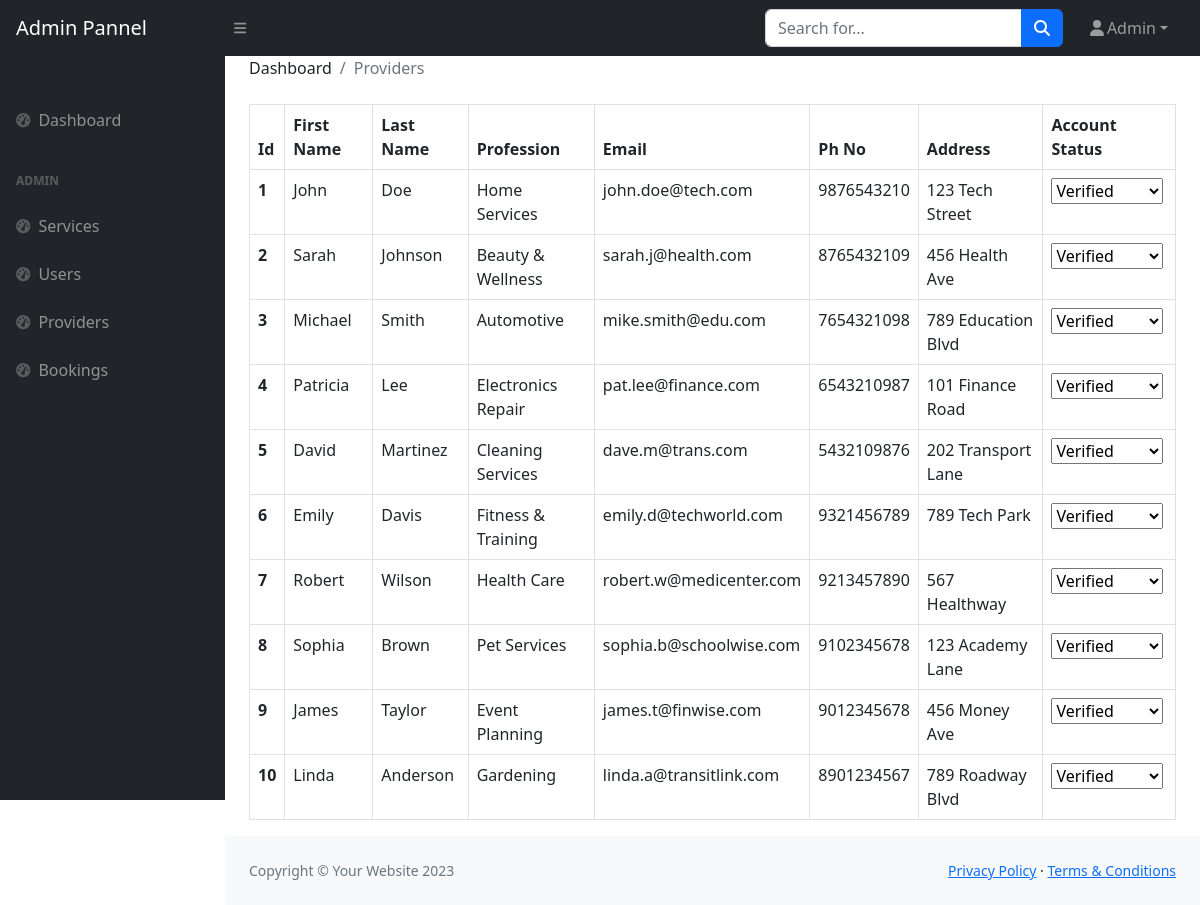
The page /admin/providers.php (signed in) on the database as committed earlier.
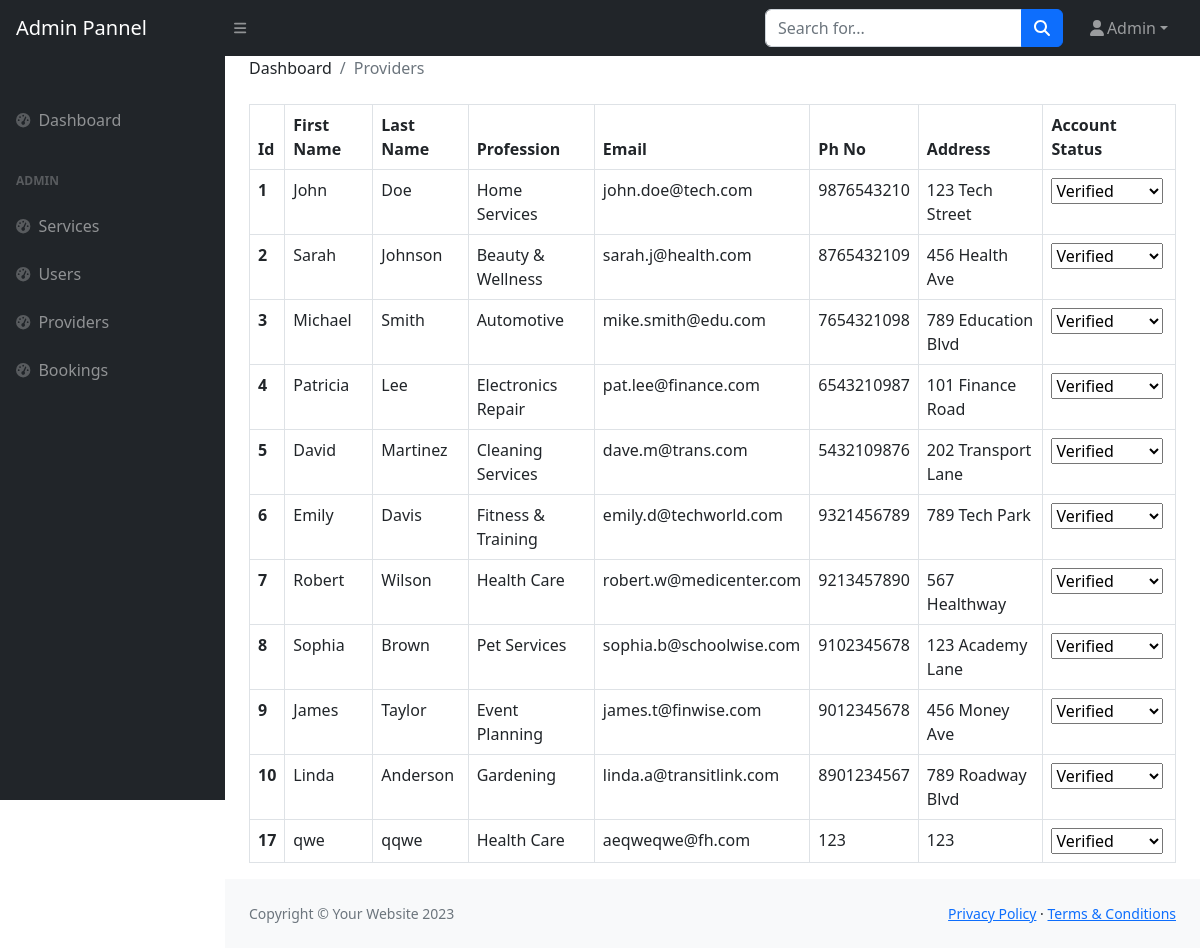
The same page on the database as committed later.
### tables this page shows
CREATE TABLE `provider` (
  `pid` int(11) NOT NULL,
  `provider_category_id` int(11) DEFAULT 0,
  `fname` varchar(50) NOT NULL,
  `mname` varchar(50) DEFAULT NULL,
  `lname` varchar(50) NOT NULL,
  `gender` enum('Male','Female','Other') DEFAULT NULL,
  `age` int(11) NOT NULL,
  `email` varchar(50) NOT NULL,
  `con_num` bigint(20) NOT NULL,
  `alt_num` bigint(20) DEFAULT NULL,
  `address` text NOT NULL,
  `password` varchar(255) NOT NULL,
  `pan_card` varchar(20) NOT NULL,
  `acc_num` bigint(20) NOT NULL,
  `ifsc` varchar(255) NOT NULL,
  `experience` varchar(255) DEFAULT NULL,
  `photo` varchar(255) DEFAULT NULL,
  `certificate` varchar(255) DEFAULT NULL,
  `aadhaar` bigint(20) NOT NULL,
  `created_at` timestamp NOT NULL DEFAULT current_timestamp(),
  `updated_at` timestamp NOT NULL DEFAULT current_timestamp() ON UPDATE current_timestamp(),
  `is_deleted` tinyint(1) NOT NULL DEFAULT 0,
  `is_verified` int(11) NOT NULL DEFAULT 0,
  `is_banned` int(11) NOT NULL DEFAULT 0
);

CREATE TABLE `category` (
  `cid` int(11) NOT NULL,
  `cname` varchar(255) DEFAULT NULL
);

### admin/providers.php (the view, shortened to what this page needs)
<?php require("./components/header.php") ?>
<main>
    <div class="container-fluid px-4">
        <ol class="breadcrumb mb-4">
            <li class="breadcrumb-item">Dashboard</li>
            <li class="breadcrumb-item active">Providers</li>
        </ol>
    </div>
    <div class="container-fluid px-4">
        <table class="table table-bordered table-hover">
            <thead>
                <tr>
                    <th scope="col">Id</th>
                    <th scope="col">First Name</th>
                    <th scope="col">Last Name</th>
                    <th scope="col">Profession</th>
                    <th scope="col">Email</th>
                    <th scope="col">Ph No</th>
                    <th scope="col">Address</th>
                    <th scope="col" colspan="2">Account Status</th>
                </tr>
            </thead>
            <tbody>
                <?php
                $sql = "SELECT * FROM provider p,category c where p.provider_category_id = c.cid;";
                $result = mysqli_query($conn, $sql) or die(mysqli_error($conn));
                if (mysqli_num_rows($result) > 0) {
                    while ($row = mysqli_fetch_assoc($result)) {
                ?>
                        <tr>
                            <th><?php echo $row['pid'] ?></th>
                            <td><?php echo $row['fname'] ?></td>
                            <td><?php echo $row['lname'] ?></td>
                            <td><?php echo $row['cname'] ?></td>
                            <td><?php echo $row['email'] ?></td>
                            <td><?php echo $row['con_num'] ?></th>
                            <td><?php echo $row['address'] ?></td>
                            <td>
                                <select class="verify-status" data-id="<?php echo $row['pid']; ?>">
                                    <option value="1" <?php echo $row['is_verified'] == 1 ? 'selected' : ''; ?>>Verified</option>
                                </select>
                            </td>
                        </tr>
                <?php
                    }
                } else {
                    echo "No record found";
                }
                ?>
            </tbody>
        </table>
    </div>
</main>
<?php require('./components/footer.php') ?>

### admin/components/header.php (shortened to what this page needs)
<!DOCTYPE html>
<html lang="en">
<head>
    <link href="https://cdn.jsdelivr.net/npm/bootstrap@5.3.3/dist/css/bootstrap.min.css" rel="stylesheet">
    <link href="css/styles.css" rel="stylesheet" />
</head>
<body class="sb-nav-fixed">
    <nav class="sb-topnav navbar navbar-expand navbar-dark bg-dark">
        <a class="navbar-brand ps-3" href="index.html">Admin Pannel</a>
        <button class="btn btn-link btn-sm order-1 order-lg-0 me-4 me-lg-0" id="sidebarToggle" href="#!"><i class="fas fa-bars"></i></button>
        <form class="d-none d-md-inline-block form-inline ms-auto me-0 me-md-3 my-2 my-md-0">
            <div class="input-group">
                <input class="form-control" type="text" placeholder="Search for..." aria-label="Search for..." aria-describedby="btnNavbarSearch" />
                <button class="btn btn-primary" id="btnNavbarSearch" type="button"><i class="fas fa-search"></i></button>
            </div>
        </form>
        <ul class="navbar-nav ms-auto ms-md-0 me-3 me-lg-4">
            <li class="nav-item dropdown">
                <a class="nav-link dropdown-toggle" id="navbarDropdown" href="#" role="button" data-bs-toggle="dropdown" aria-expanded="false"><i class="fas fa-user fa-fw"></i><?php echo $_SESSION['a_info']['aname'] ?></a>
            </li>
        </ul>
    </nav>
    <div id="layoutSidenav">
        <div id="layoutSidenav_nav">
            <nav class="sb-sidenav accordion sb-sidenav-dark" id="sidenavAccordion">
                <div class="sb-sidenav-menu">
                    <div class="nav">
                        <div class="sb-sidenav-menu-heading"></div>
                        <a class="nav-link" href="index.php">
                            <div class="sb-nav-link-icon"><i class="fas fa-tachometer-alt"></i></div>
                            Dashboard
                        </a>
                        <div class="sb-sidenav-menu-heading">Admin</div>
                        <a class="nav-link" href="services.php">
                            <div class="sb-nav-link-icon"><i class="fas fa-tachometer-alt"></i></div>
                            Services
                        </a>
                        <a class="nav-link" href="users.php">
                            <div class="sb-nav-link-icon"><i class="fas fa-tachometer-alt"></i></div>
                            Users
                        </a>
                        <a class="nav-link" href="providers.php">
                            <div class="sb-nav-link-icon"><i class="fas fa-tachometer-alt"></i></div>
                            Providers
                        </a>
                        <a class="nav-link" href="booking.php">
                            <div class="sb-nav-link-icon"><i class="fas fa-tachometer-alt"></i></div>
                            Bookings
                        </a>
                    </div>
                </div>
            </nav>
        </div>
        <div id="layoutSidenav_content">

### admin/components/footer.php (shortened to what this page needs)
<footer class="py-4 bg-light mt-auto">
    <div class="container-fluid px-4">
        <div class="d-flex align-items-center justify-content-between small">
            <div class="text-muted">Copyright &copy; Your Website 2023</div>
            <div>
                <a href="#">Privacy Policy</a>
                &middot;
                <a href="#">Terms &amp; Conditions</a>
            </div>
        </div>
    </div>
</footer>
</div>
</div>
</body>
</html>

Rows that differ between the two databases and show on the page:
added provider: pid "17", fname "qwe", lname "qqwe", provider_category.cname "Health Care", email "aeqweqwe@fh.com", con_num "123", address "123", is_verified+pid "Verified"
